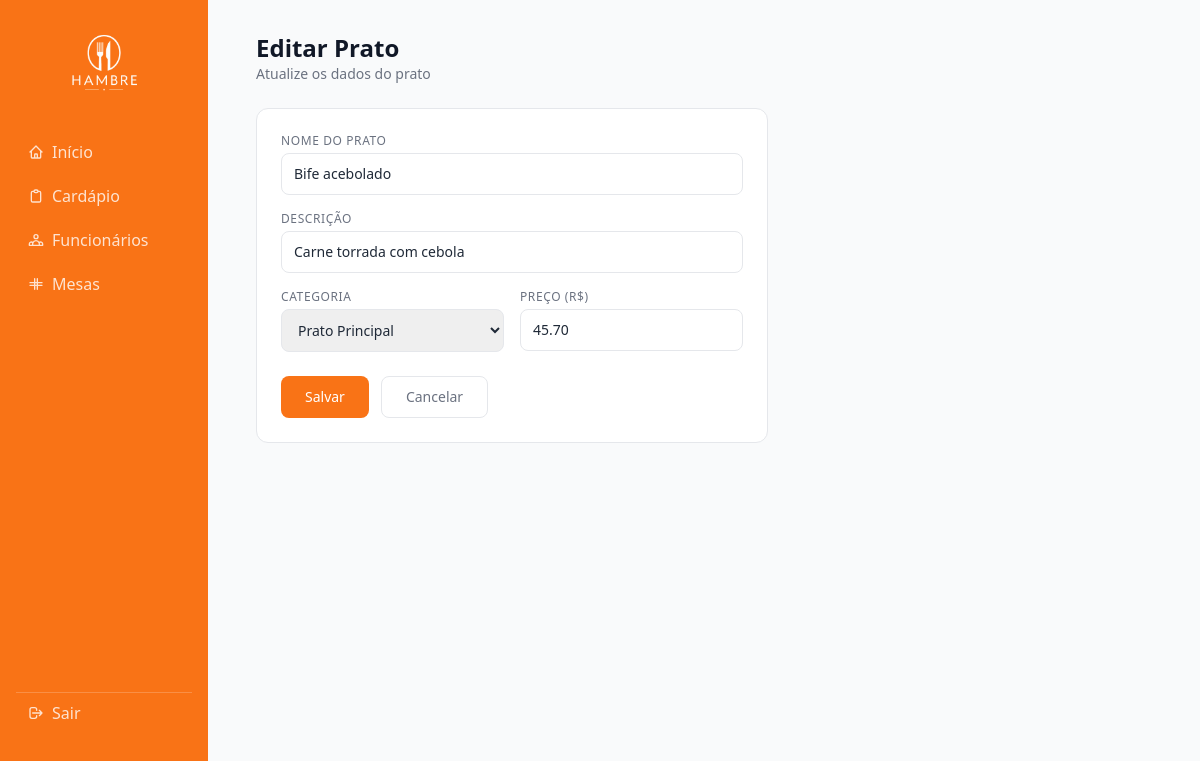
The page /cardapio/editar.php?id=2 on the database its author committed.
### tables this page shows
CREATE TABLE `cardapio` (
  `id` int NOT NULL,
  `nome` varchar(100) DEFAULT NULL,
  `descricao` text,
  `categoria` varchar(100) NOT NULL,
  `preco` decimal(10,2) DEFAULT NULL
);

### cardapio/funcoes.php (called while the page is built, shortened)
<?php
function obterPrato($con, $id) {
    $stmt = $con->prepare("SELECT * FROM cardapio WHERE id = :id");
    $stmt->bindValue(':id', $id);
    $stmt->execute();
    return $stmt->fetch(PDO::FETCH_OBJ);
}
?>

### cardapio/editar.php (the view, shortened to what this page needs)
<?php
if (isset($_GET['id'])) {
    require_once "../conexao.php";
    require_once "funcoes.php";
    $id = $_GET['id'];
    $prato = obterPrato($con, $id);
} else {
    echo "ID do prato não fornecido.";
    exit;
}
?>
<?php include '../sidebar.php'; ?>
<div class="mb-6">
    <h1 class="text-2xl font-bold text-gray-900">Editar Prato</h1>
    <p class="text-sm text-gray-500">Atualize os dados do prato</p>
</div>
<div class="bg-white rounded-xl border border-gray-200 p-6 max-w-lg">
    <form action="" method="post" class="space-y-4">
        <div>
            <label class="block text-xs font-medium text-gray-500 uppercase tracking-wider mb-1">Nome do Prato</label>
            <input type="text" name="nome" value="<?= htmlspecialchars($prato->nome) ?>" required
            class="w-full border border-gray-200 rounded-lg px-3 py-2.5 text-sm text-gray-800 outline-none focus:border-orange-400 focus:ring-2 focus:ring-orange-100 transition">
        </div>
        <div>
            <label class="block text-xs font-medium text-gray-500 uppercase tracking-wider mb-1">Descrição</label>
            <input type="text" name="descricao" value="<?= htmlspecialchars($prato->descricao) ?>" required
            class="w-full border border-gray-200 rounded-lg px-3 py-2.5 text-sm text-gray-800 outline-none focus:border-orange-400 focus:ring-2 focus:ring-orange-100 transition">
        </div>
        <div class="grid grid-cols-2 gap-4">
            <div>
                <label class="block text-xs font-medium text-gray-500 uppercase tracking-wider mb-1">Categoria</label>
                <select name="categoria" required
                    class="w-full border border-gray-200 rounded-lg px-3 py-2.5 text-sm text-gray-800 outline-none focus:border-orange-400 focus:ring-2 focus:ring-orange-100 transition">
                    <option value="Prato Principal" <?= $prato->categoria == 'Prato Principal' ? 'selected' : '' ?>>Prato Principal</option>
                </select>
            </div>
            <div>
                <label class="block text-xs font-medium text-gray-500 uppercase tracking-wider mb-1">Preço (R$)</label>
                <input type="number" step="0.01" name="preco" value="<?= $prato->preco ?>" required
                class="w-full border border-gray-200 rounded-lg px-3 py-2.5 text-sm text-gray-800 outline-none focus:border-orange-400 focus:ring-2 focus:ring-orange-100 transition">
            </div>
        </div>
        <div class="flex gap-3 pt-2">
            <button type="submit"
                class="bg-orange-500 hover:bg-orange-600 text-white font-medium text-sm px-6 py-2.5 rounded-lg transition">
                Salvar
            </button>
            <a href="index.php"
                class="border border-gray-200 text-gray-500 hover:bg-gray-50 font-medium text-sm px-6 py-2.5 rounded-lg transition">
                Cancelar
            </a>
        </div>
    </form>
</div>
</main>
</body>
</html>

### rows shown on the page
cardapio: nome "Bife acebolado", descricao "Carne torrada com cebola", categoria "Prato Principal", preco "45.70"
